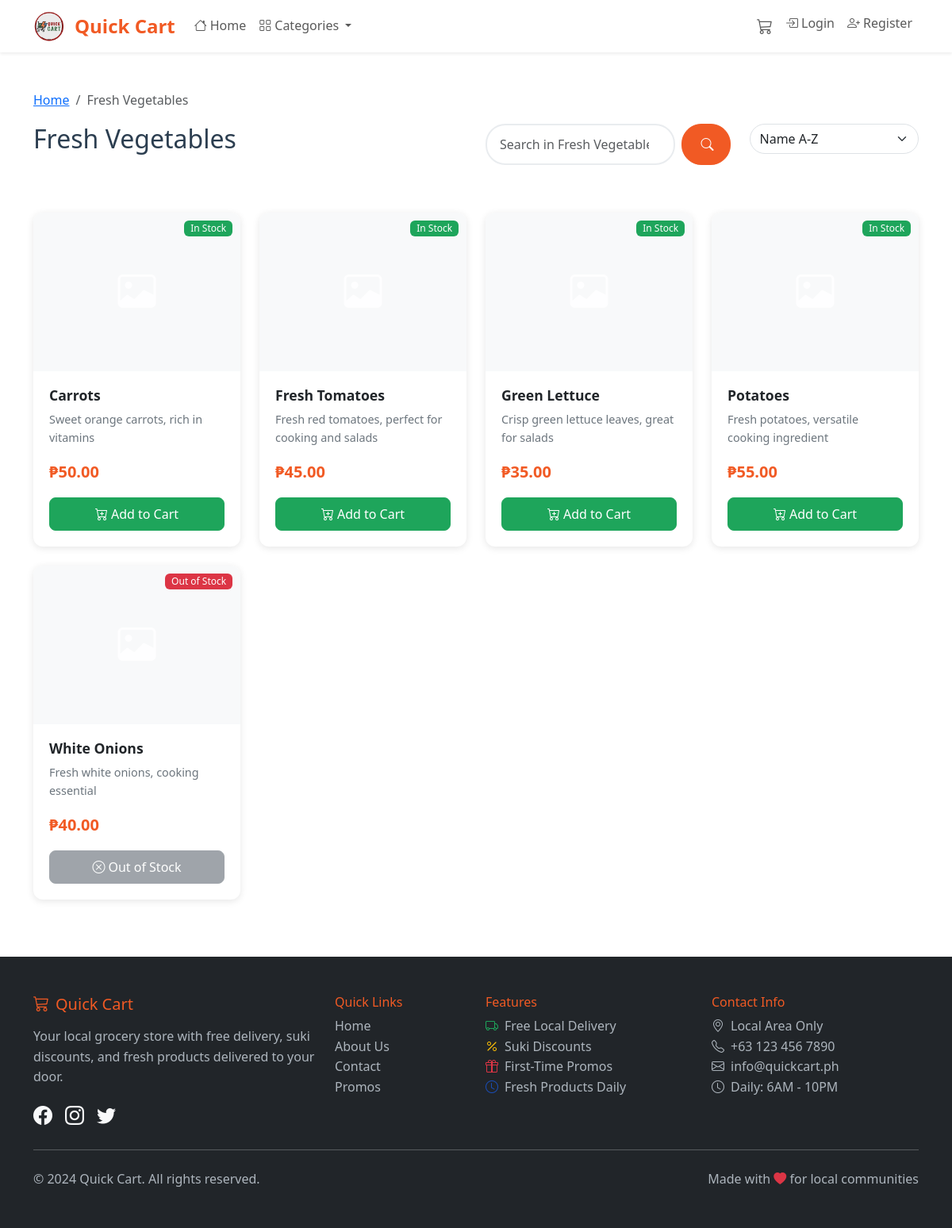
The app's page /store/category/fresh-vegetables/, older data.
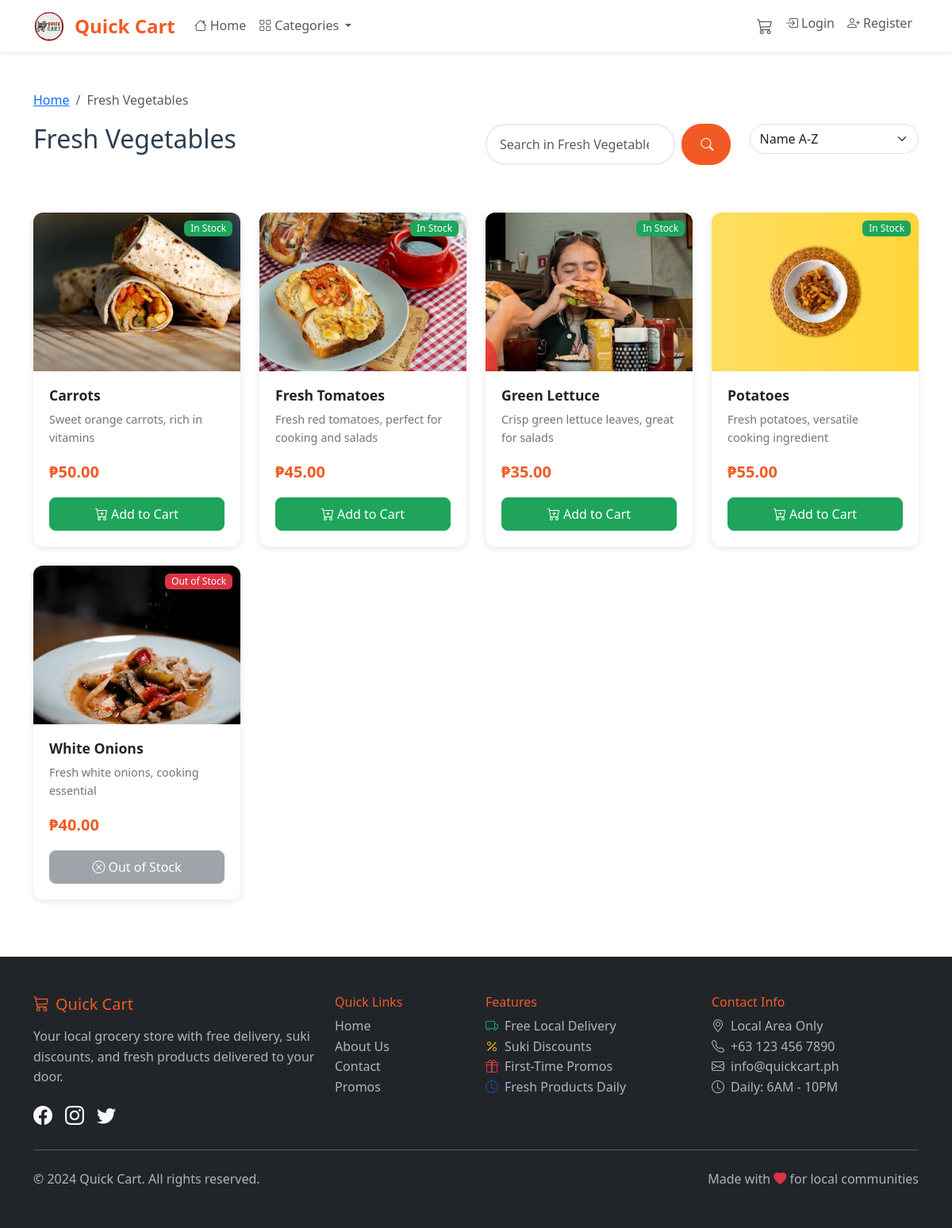
The same page, newer data.
### store/models.py (models this page shows, shortened)
class Product(models.Model):
    name = models.CharField(max_length=200)
    slug = models.SlugField(max_length=200, unique=True)
    category = models.ForeignKey(Category, on_delete=models.CASCADE, related_name='products')
    description = models.TextField()
    price = models.DecimalField(max_digits=10, decimal_places=2, validators=[MinValueValidator(0)])
    image = models.ImageField(upload_to='products/', blank=True, null=True)
    stock_quantity = models.PositiveIntegerField(default=0)
    is_available = models.BooleanField(default=True)
    is_featured = models.BooleanField(default=False)
    weight = models.DecimalField(max_digits=5, decimal_places=2, blank=True, null=True, help_text="Weight in kg")
    unit = models.CharField(max_length=20, default='piece', help_text="Unit of measurement (piece, kg, liter, etc.)")
    created_at = models.DateTimeField(auto_now_add=True)
    updated_at = models.DateTimeField(auto_now=True)
    class Meta:
        ordering = ['name']
    def is_in_stock(self):
        return self.stock_quantity > 0 and self.is_available
    def get_stock_status(self):
        if self.stock_quantity == 0:
            return 'out_of_stock'
        elif self.stock_quantity <= 5:
            return 'low_stock'
        else:
            return 'in_stock'

### store/views.py (the view)
# urls.py: path('category/<slug:slug>/', views.category_products, name='category_products'),
def category_products(request, slug):
    category = get_object_or_404(Category, slug=slug, is_active=True)
    products = Product.objects.filter(category=category, is_available=True)
    sort_by = request.GET.get('sort', 'name')
    if sort_by == 'price_low':
        products = products.order_by('price')
    elif sort_by == 'price_high':
        products = products.order_by('-price')
    elif sort_by == 'newest':
        products = products.order_by('-created_at')
    else:
        products = products.order_by('name')
    paginator = Paginator(products, 12)
    page_number = request.GET.get('page')
    page_obj = paginator.get_page(page_number)
    context = {
        'category': category,
        'page_obj': page_obj,
        'sort_by': sort_by,
    }
    template = 'store/category_landing.html' if not request.user.is_authenticated else 'store/category_products.html'
    return render(request, template, context)

### cart/context_processors.py (called while the page is built)
def cart_context(request):
    try:
        cart = get_or_create_cart(request)
        return {
            'cart': cart,
            'cart_total_items': cart.get_total_items(),
            'cart_total_price': cart.get_total_price(),
        }
    except:
        return {
            'cart': None,
            'cart_total_items': 0,
            'cart_total_price': 0,
        }

### store/context_processors.py (called while the page is built)
def categories_context(request):
    return {
        'categories': Category.objects.filter(is_active=True).order_by('name')
    }

### templates/store/category_landing.html (shortened to what the changed rows need)
{% extends 'base.html' %}
{% load static %}
{% block content %}
<div class="container my-5">
    <div class="row mb-4">
        <div class="col-lg-6">
            <h2>{{ category.name }}</h2>
        </div>
    </div>
    {% if page_obj %}
    <div class="row">
        {% for product in page_obj %}
        <div class="col-lg-3 col-md-4 col-sm-6 mb-4">
            <div class="card product-card h-100">
                <div class="position-relative">
                    <a href="{% url 'store:product_detail' product.slug %}">
                        {% if product.image %}
                        <img src="{{ product.image.url }}" class="card-img-top" alt="{{ product.name }}">
                        {% else %}
                        <div class="card-img-top bg-light d-flex align-items-center justify-content-center">
                            <i class="bi bi-image text-muted" style="font-size: 3rem;"></i>
                        </div>
                        {% endif %}
                    </a>
                    <span class="badge stock-badge {% if product.get_stock_status == 'in_stock' %}badge-in-stock{% elif product.get_stock_status == 'low_stock' %}badge-low-stock{% else %}badge-out-of-stock{% endif %}">
                        {% if product.get_stock_status == 'in_stock' %}In Stock
                        {% elif product.get_stock_status == 'low_stock' %}Low Stock
                        {% else %}Out of Stock{% endif %}
                    </span>
                </div>
                <div class="card-body">
                    <h5 class="card-title">
                        <a href="{% url 'store:product_detail' product.slug %}" class="text-decoration-none text-dark">
                            {{ product.name }}
                        </a>
                    </h5>
                    <p class="card-text">{{ product.description|truncatewords:10 }}</p>
                    <div class="product-price">₱{{ product.price }}</div>
                    {% if product.is_in_stock %}
                    <form method="POST" action="{% url 'cart:add_to_cart' product.id %}" class="add-to-cart-form">
                        <button type="submit" class="btn btn-add-to-cart w-100">
                            <i class="bi bi-cart-plus me-1"></i>Add to Cart
                        </button>
                    </form>
                    {% else %}
                    <button class="btn btn-secondary w-100" disabled>
                        <i class="bi bi-x-circle me-1"></i>Out of Stock
                    </button>
                    {% endif %}
                </div>
            </div>
        </div>
        {% endfor %}
    </div>
    {% endif %}
</div>
{% endblock %}

Row changes from the older to the newer data that the page shows:
changed Product "Carrots": image: picture added; image empty → "products/carrots.jpg" (drawn)
changed Product "Fresh Tomatoes": image: picture added
changed Product "Green Lettuce": image: picture added
changed Product "Potatoes": image: picture added; image empty → "products/potatoes.jpg" (drawn)
changed Product "White Onions": image: picture added
